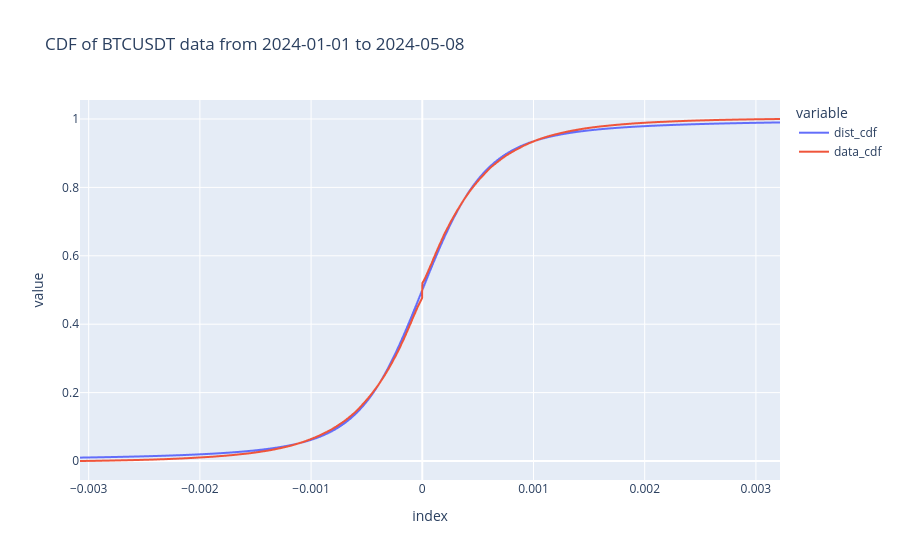

Write notebook code for a chart like this one.
### Code cell
df_dst_dist[["dist_cdf", "data_cdf"]].plot(
    title=f"CDF of BTCUSDT data from {df.index[0].strftime('%Y-%m-%d')} to {df.index[-1].strftime('%Y-%m-%d')}"
)

### Figure 1 — Plotly figure (JSON) as saved in the notebook; plotly's stock layout.template omitted (floating-point values rounded to 4 significant figures; data arrays with more than 128 entries replaced by an {"elided": "..."} marker saying what was removed)
{"data": [{"hovertemplate": "variable=dist_cdf<br>index=%{x}<br>value=%{y}<extra></extra>", "legendgroup": "dist_cdf", "line": {"color": "#636efa", "dash": "solid"}, "marker": {"symbol": "circle"}, "mode": "lines", "name": "dist_cdf", "showlegend": true, "type": "scattergl", "x": {"elided": "5000 float values"}, "xaxis": "x", "y": {"elided": "5000 float values"}, "yaxis": "y"}, {"hovertemplate": "variable=data_cdf<br>index=%{x}<br>value=%{y}<extra></extra>", "legendgroup": "data_cdf", "line": {"color": "#EF553B", "dash": "solid"}, "marker": {"symbol": "circle"}, "mode": "lines", "name": "data_cdf", "showlegend": true, "type": "scattergl", "x": {"elided": "5000 float values"}, "xaxis": "x", "y": {"elided": "5000 float values"}, "yaxis": "y"}], "layout": {"legend": {"title": {"text": "variable"}, "tracegroupgap": 0}, "title": {"text": "CDF of BTCUSDT data from 2024-01-01 to 2024-05-08"}, "xaxis": {"anchor": "y", "domain": [0, 1], "title": {"text": "index"}}, "yaxis": {"anchor": "x", "domain": [0, 1], "title": {"text": "value"}}}}
